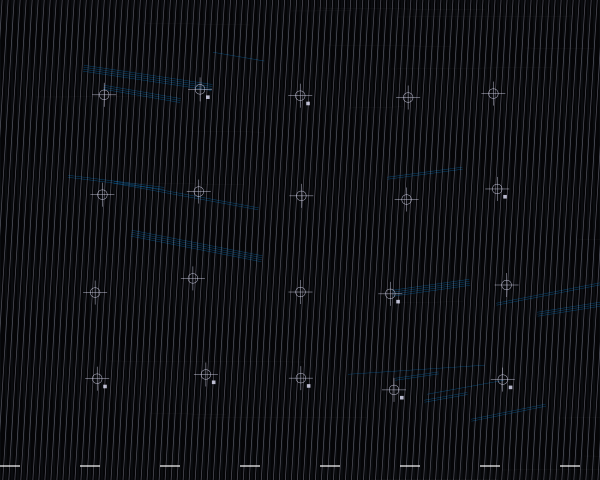

The Python source for this figure:
import cairo
import math
import random

# Setup
width, height = 600, 480
surface = cairo.ImageSurface(cairo.FORMAT_ARGB32, width, height)
ctx = cairo.Context(surface)

# Background - Deep architectural black
ctx.set_source_rgb(0.02, 0.02, 0.03)
ctx.paint()

def rotate_point(x, y, angle, cx, cy):
    """Rotates a point (x, y) around a center (cx, cy)."""
    s = math.sin(angle)
    c = math.cos(angle)
    x -= cx
    y -= cy
    new_x = x * c - y * s
    new_y = x * s + y * c
    return new_x + cx, new_y + cy

def draw_info_grid(angle, spacing, color, line_width, entropy=0):
    """Draws a grid of lines at a specific angle with optional jitter."""
    ctx.set_source_rgba(*color)
    ctx.set_line_width(line_width)
    
    # Calculate a large enough area to cover the surface when rotated
    diag = int(math.sqrt(width**2 + height**2))
    offset = (diag - width) // 2
    
    for i in range(-offset, width + offset, spacing):
        # Start and end points for lines spanning the canvas
        x1, y1 = i, -offset
        x2, y2 = i, height + offset
        
        # Apply rotation around center
        rx1, ry1 = rotate_point(x1, y1, angle, width/2, height/2)
        rx2, ry2 = rotate_point(x2, y2, angle, width/2, height/2)
        
        # Add 'Entropy' - breaking the mathematical rigidity
        if entropy > 0:
            shift = random.uniform(-entropy, entropy)
            rx1 += shift
            ry2 += shift

        ctx.move_to(rx1, ry1)
        ctx.line_to(rx2, ry2)
        ctx.stroke()

def draw_metadata_node(x, y, scale):
    """Draws a 'data packet' node: a combination of circles, crosses, and blocks."""
    ctx.set_line_width(0.5)
    ctx.set_source_rgba(0.9, 0.9, 1.0, 0.8)
    
    # Euclidean crosshair
    ctx.move_to(x - scale, y)
    ctx.line_to(x + scale, y)
    ctx.move_to(x, y - scale)
    ctx.line_to(x, y + scale)
    ctx.stroke()
    
    # Recursive circle
    ctx.arc(x, y, scale * 0.4, 0, 2 * math.pi)
    ctx.stroke()
    
    # Segmented data block (pixelated aesthetic)
    if random.random() > 0.5:
        ctx.rectangle(x + scale*0.5, y + scale*0.5, scale*0.3, scale*0.3)
        ctx.fill()

# --- 1. BASE LAYER: The Static System ---
# Primary vertical grid
draw_info_grid(math.radians(0), 6, (0.2, 0.3, 0.4, 0.3), 0.5)

# --- 2. MOIRÉ LAYER: The Rotating Interference ---
# Secondary grid slightly rotated to create the Moiré effect
# The interaction of these two creates complex 'Architecture of Information'
draw_info_grid(math.radians(3.5), 6, (0.8, 0.8, 0.9, 0.4), 0.7)

# --- 3. VECTOR FLOW: Dynamic Striated Rectangles ---
# Simulating data packets flowing along a vector field
for _ in range(15):
    vx = random.randint(50, width-50)
    vy = random.randint(50, height-50)
    vw = random.randint(40, 150)
    vh = random.randint(2, 8)
    
    # Modulated by 'Flow Field' logic (using sine for wave-like movement)
    angle_offset = math.sin(vx * 0.01) * 0.2
    
    ctx.save()
    ctx.translate(vx, vy)
    ctx.rotate(angle_offset)
    
    # Draw a striated (lined) rectangle
    ctx.set_source_rgba(0.0, 0.6, 1.0, 0.4)
    for j in range(0, vh, 2):
        ctx.rectangle(0, j, vw, 0.5)
        ctx.fill()
    ctx.restore()

# --- 4. HIERARCHICAL NODES: Focal Points ---
# Distribute nodes based on a mathematical progression
for i in range(5):
    for j in range(4):
        # Systematic placement with controlled jitter
        nx = (i + 1) * (width / 6) + random.uniform(-10, 10)
        ny = (j + 1) * (height / 5) + random.uniform(-10, 10)
        
        # Interaction: Draw nodes where grids might 'interface'
        draw_metadata_node(nx, ny, 12)

# --- 5. ANNOTATIONS: Coordinate System ---
# Small ticks and labels along the edges for the blueprint aesthetic
ctx.set_source_rgba(1, 1, 1, 0.6)
ctx.set_line_width(1.0)
for k in range(0, width, 40):
    # Top margin ticks
    ctx.move_to(k, 0)
    ctx.line_to(k, 10)
    # Bottom margin blocks
    if k % 80 == 0:
        ctx.rectangle(k, height-15, 20, 2)
        ctx.fill()
ctx.stroke()

# --- 6. ENTROPY: Signal Jitter ---
# A final layer of thin, broken lines representing signal noise
for _ in range(20):
    ctx.set_source_rgba(1, 1, 1, 0.1)
    ex = random.randint(0, width)
    ey = random.randint(0, height)
    ctx.move_to(ex, ey)
    ctx.line_to(ex + random.randint(50, 200), ey + random.uniform(-2, 2))
    ctx.set_line_width(0.2)
    ctx.stroke()

# Final visual rhythm through negative space preservation
# (The code naturally creates dense clusters and sparse areas)
